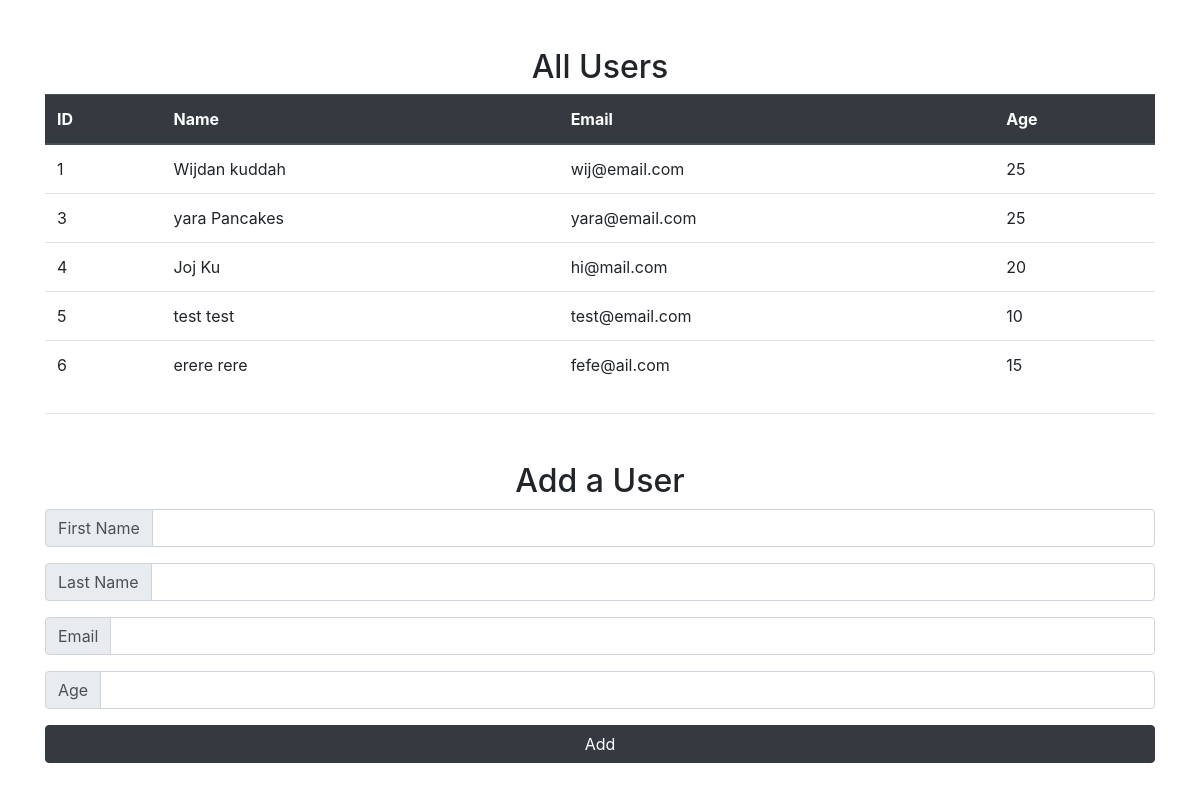
The page / on the database its author committed.
### users_app/models.py (models this page shows, shortened)
class User(models.Model):
    first_name = models.CharField(max_length=255)
    last_name = models.CharField(max_length=255)
    email_address = models.CharField(max_length=255)
    age = models.IntegerField()
    created_at = models.DateTimeField(auto_now_add=True)
    updated_at = models.DateTimeField(auto_now=True)

### users_app/views.py (the view)
# urls.py: path('', views.index),
def index(request):
    context = {
        'all_users': User.objects.all()
    }
    return render(request, 'index.html', context)

### users_app/templates/index.html (shortened to what this page needs)
<!DOCTYPE html>
<html lang="en">
<head>
    <link rel="stylesheet" href="https://stackpath.bootstrapcdn.com/bootstrap/4.3.1/css/bootstrap.min.css">
</head>
<body>
    <div class="container">
        <div class=" mt-5">
            <h2 class="text-center">All Users</h2>
            <table class="table ">
                <thead class="thead-dark">
                    <tr>
                        <th scope="col">ID</th>
                        <th scope="col">Name</th>
                        <th scope="col">Email</th>
                        <th scope="col">Age</th>
                    </tr>
                </thead>
                <tbody>
                    {% for user in all_users %}
                        <tr>
                            <td>{{user.id}}</td>
                            <td>{{user.first_name}} {{user.last_name}}</td>
                            <td>{{user.email_address}}</td>
                            <td>{{user.age}}</td>
                        </tr>
                    {% endfor %}
                </tbody>
            </table>
        </div>
        <hr class="my-4">
        <div class=" mt-5">
            <h2 class="text-center">Add a User</h2>
            <form action="/process" method='post' class="form-group">
                <div class="input-group mb-3">
                    <div class="input-group-prepend">
                        <span class="input-group-text">First Name</span>
                    </div>
                    <input type="text" class="form-control" name="first_name" autofocus required>
                </div>
                <div class="input-group mb-3">
                    <div class="input-group-prepend">
                        <span class="input-group-text">Last Name</span>
                    </div>
                    <input type="text" class="form-control" name="last_name" required>
                </div>
                <div class="input-group mb-3">
                    <div class="input-group-prepend">
                        <span class="input-group-text">Email</span>
                    </div>
                    <input type="email" class="form-control" name="email_address" required>
                </div>
                <div class="input-group mb-3">
                    <div class="input-group-prepend">
                        <span class="input-group-text">Age</span>
                    </div>
                    <input type="number" class="form-control" name="age" min="1" required>
                </div>
                <button type="submit" class="btn btn-dark btn-block">Add</button>
            </form>
        </div>
    </div>
</body>
</html>

### rows shown on the page
User: id "1", first_name "Wijdan", last_name "kuddah", email_address "wij@email.com", age "25"
User: id "3", first_name "yara", last_name "Pancakes", email_address "yara@email.com", age "25"
User: id "4", first_name "Joj", last_name "Ku", email_address "hi@mail.com", age "20"
User: id "5", first_name "test", last_name "test", email_address "test@email.com", age "10"
User: id "6", first_name "erere", last_name "rere", email_address "fefe@ail.com", age "15"
